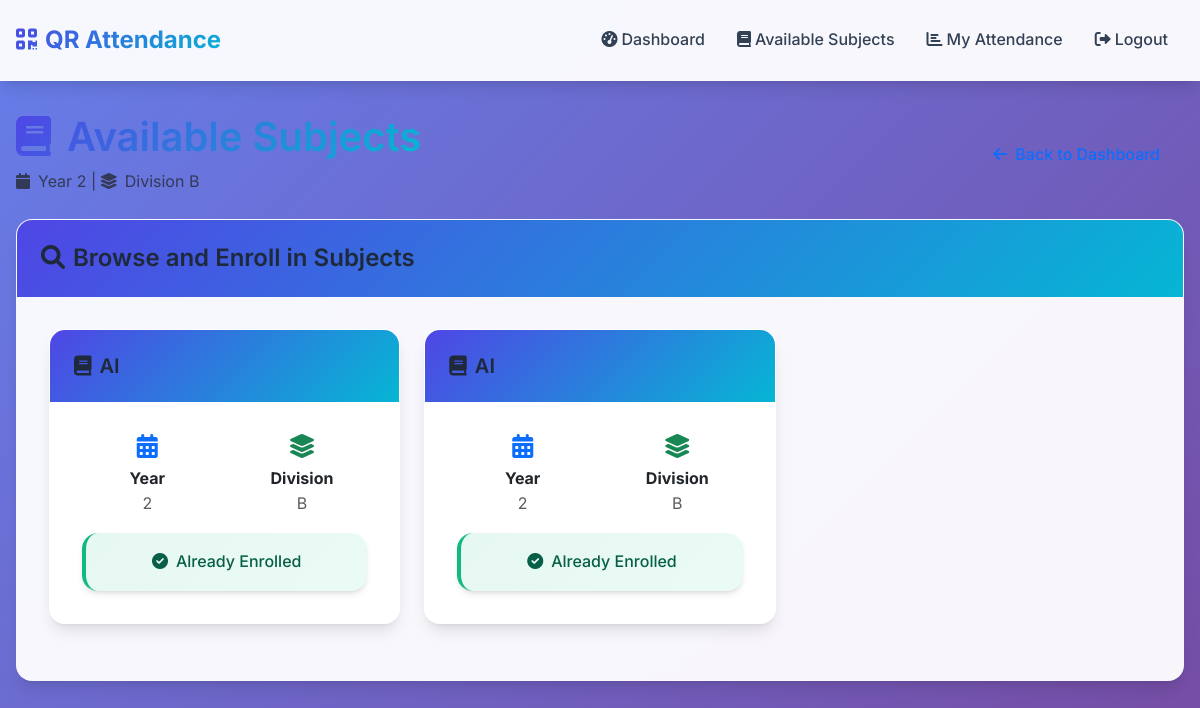
/student/subjects (signed in), run on the app's committed database.
### app/models/models.py (models this page shows, shortened)
class User(UserMixin, db.Model):
    id = db.Column(db.Integer, primary_key=True)
    email = db.Column(db.String(120), unique=True)
    registration_number = db.Column(db.String(20), unique=True)
    name = db.Column(db.String(100), nullable=False)
    password_hash = db.Column(db.String(200), nullable=False)
    role = db.Column(db.String(20), nullable=False)  # 'teacher' or 'student'
    year = db.Column(db.Integer)  # For students
    division = db.Column(db.String(10))  # For students
    created_at = db.Column(db.DateTime, default=datetime.utcnow)

class Subject(db.Model):
    id = db.Column(db.Integer, primary_key=True)
    name = db.Column(db.String(100), nullable=False)
    year = db.Column(db.Integer, nullable=False)
    division = db.Column(db.String(10), nullable=False)
    teacher_id = db.Column(db.Integer, db.ForeignKey('user.id'), nullable=False)
    created_at = db.Column(db.DateTime, default=datetime.utcnow)
    teacher = db.relationship('User', backref='subjects')

### app/routes/student.py (the view)
@student_bp.route('/student/subjects')
@student_required
def available_subjects():
    subjects = Subject.query.filter_by(
        year=current_user.year,
        division=current_user.division
    ).all()
    enrolled_subject_ids = {
        enrollment.subject_id
        for enrollment in Enrollment.query.filter_by(student_id=current_user.id).all()
    }
    return render_template('student/subjects.html',
                         subjects=subjects,
                         enrolled_subject_ids=enrolled_subject_ids)

### app/routes/student.py (called while the page is built)
def student_required(f):
    @wraps(f)
    @login_required
    def decorated_function(*args, **kwargs):
        if current_user.role != 'student':
            flash('Access denied.', 'error')
            return redirect(url_for('main.dashboard'))
        return f(*args, **kwargs)
    return decorated_function

### app/templates/student/subjects.html (shortened to what this page needs)
{% extends "base.html" %}
{% block content %}
<div class="row mb-4">
    <div class="col">
        <div class="d-flex justify-content-between align-items-center">
            <div>
                <h1 class="mb-2">
                    <i class="fas fa-book me-3"></i>Available Subjects
                </h1>
                <p class="text-muted mb-0">
                    <i class="fas fa-calendar me-2"></i>Year {{ current_user.year }} |
                    <i class="fas fa-layer-group me-2"></i>Division {{ current_user.division }}
                </p>
            </div>
            <div class="text-end">
                <a href="{{ url_for('student.dashboard') }}" class="btn btn-outline-primary">
                    <i class="fas fa-arrow-left me-2"></i>Back to Dashboard
                </a>
            </div>
        </div>
    </div>
</div>
<div class="row">
    <div class="col-12">
        <div class="card slide-in">
            <div class="card-header">
                <h4 class="card-title mb-0">
                    <i class="fas fa-search me-2"></i>Browse and Enroll in Subjects
                </h4>
            </div>
            <div class="card-body">
                {% if subjects %}
                    <div class="row">
                        {% for subject in subjects %}
                        <div class="col-md-6 col-lg-4 mb-4">
                            <div class="card h-100 slide-in" style="animation-delay: {{ loop.index * 0.1 }}s;">
                                <div class="card-header">
                                    <h5 class="card-title mb-0">
                                        <i class="fas fa-book me-2"></i>{{ subject.name }}
                                    </h5>
                                </div>
                                <div class="card-body">
                                    <div class="row mb-3">
                                        <div class="col-6">
                                            <div class="text-center">
                                                <i class="fas fa-calendar-alt text-primary mb-2" style="font-size: 1.5rem;"></i>
                                                <p class="mb-0"><strong>Year</strong></p>
                                                <p class="text-muted mb-0">{{ subject.year }}</p>
                                            </div>
                                        </div>
                                        <div class="col-6">
                                            <div class="text-center">
                                                <i class="fas fa-layer-group text-success mb-2" style="font-size: 1.5rem;"></i>
                                                <p class="mb-0"><strong>Division</strong></p>
                                                <p class="text-muted mb-0">{{ subject.division }}</p>
                                            </div>
                                        </div>
                                    </div>
                                    {% if subject.id in enrolled_subject_ids %}
                                        <div class="alert alert-success mb-0 text-center">
                                            <i class="fas fa-check-circle me-2"></i>Already Enrolled
                                        </div>
                                    {% endif %}
                                </div>
                            </div>
                        </div>
                        {% endfor %}
                    </div>
                {% endif %}
            </div>
        </div>
    </div>
</div>
{% endblock %}

### app/templates/base.html (shortened to what this page needs)
<!DOCTYPE html>
<html lang="en">
<head>
    <link href="https://cdn.jsdelivr.net/npm/bootstrap@5.3.0/dist/css/bootstrap.min.css" rel="stylesheet">
    <link rel="stylesheet" href="https://cdnjs.cloudflare.com/ajax/libs/font-awesome/6.4.0/css/all.min.css">
    <link rel="stylesheet" href="{{ url_for('static', filename='css/style.css') }}">
</head>
<body>
    <nav class="navbar navbar-expand-lg navbar-dark bg-dark">
        <div class="container">
            <a class="navbar-brand" href="{{ url_for('main.index') }}">
                <i class="fas fa-qrcode me-2"></i>QR Attendance
            </a>
            <div class="collapse navbar-collapse" id="navbarNav">
                <ul class="navbar-nav ms-auto">
                    {% if current_user.is_authenticated %}
                        {% if current_user.role == 'teacher' %}
                            <li class="nav-item">
                                <a class="nav-link" href="{{ url_for('teacher.dashboard') }}">
                                    <i class="fas fa-tachometer-alt me-1"></i>Dashboard
                                </a>
                            </li>
                            <li class="nav-item">
                                <a class="nav-link" href="{{ url_for('teacher.create_subject') }}">
                                    <i class="fas fa-plus-circle me-1"></i>Create Subject
                                </a>
                            </li>
                        {% else %}
                            <li class="nav-item">
                                <a class="nav-link" href="{{ url_for('student.dashboard') }}">
                                    <i class="fas fa-tachometer-alt me-1"></i>Dashboard
                                </a>
                            </li>
                            <li class="nav-item">
                                <a class="nav-link" href="{{ url_for('student.available_subjects') }}">
                                    <i class="fas fa-book me-1"></i>Available Subjects
                                </a>
                            </li>
                            <li class="nav-item">
                                <a class="nav-link" href="{{ url_for('student.view_attendance') }}">
                                    <i class="fas fa-chart-bar me-1"></i>My Attendance
                                </a>
                            </li>
                        {% endif %}
                        <li class="nav-item">
                            <a class="nav-link" href="{{ url_for('auth.logout') }}">
                                <i class="fas fa-sign-out-alt me-1"></i>Logout
                            </a>
                        </li>
                    {% endif %}
                </ul>
            </div>
        </div>
    </nav>
    <div class="container mt-4">
        <div class="fade-in">
            {% block content %}{% endblock %}
        </div>
    </div>
</body>
</html>

### app/static/css/style.css (style rules this page uses)
:root { --primary-color: #4f46e5; --primary-dark: #3730a3; --primary-light: #6366f1; --secondary-color: #06b6d4; --success-color: #10b981; --warning-color: #f59e0b; --danger-color: #ef4444; --info-color: #3b82f6; --dark-color: #1f2937; --light-color: #f8fafc; --gray-100: #f1f5f9; --gray-200: #e2e8f0; --gray-300: #cbd5e1; --gray-400: #94a3b8; --gray-500: #64748b; --gray-600: #475569; --gray-700: #334155; --gray-800: #1e293b; --gray-900: #0f172a; --border-radius: 12px; --border-radius-lg: 16px; --border-radius-xl: 20px; --shadow-sm: 0 1px 2px 0 rgb(0 0 0 / 0.05); --shadow: 0 1px 3px 0 rgb(0 0 0 / 0.1), 0 1px 2px -1px rgb(0 0 0 / 0.1); --shadow-md: 0 4px 6px -1px rgb(0 0 0 / 0.1), 0 2px 4px -2px rgb(0 0 0 / 0.1); --shadow-lg: 0 10px 15px -3px rgb(0 0 0 / 0.1), 0 4px 6px -4px rgb(0 0 0 / 0.1); --shadow-xl: 0 20px 25px -5px rgb(0 0 0 / 0.1), 0 8px 10px -6px rgb(0 0 0 / 0.1); --transition: all 0.3s cubic-bezier(0.4, 0, 0.2, 1); }
* { margin: 0; padding: 0; box-sizing: border-box; }
body { font-family: 'Inter', -apple-system, BlinkMacSystemFont, 'Segoe UI', Roboto, sans-serif; background: linear-gradient(135deg, #667eea 0%, #764ba2 100%); min-height: 100vh; color: var(--gray-800); line-height: 1.6; font-weight: 400; }
.navbar { background: rgba(255, 255, 255, 0.95) !important; backdrop-filter: blur(10px); border-bottom: 1px solid rgba(255, 255, 255, 0.2); box-shadow: var(--shadow-lg); padding: 1rem 0; }
.navbar-brand { font-weight: 700; font-size: 1.5rem; background: linear-gradient(135deg, var(--primary-color), var(--secondary-color)); -webkit-background-clip: text; -webkit-text-fill-color: transparent; background-clip: text; transition: var(--transition); }
.navbar-nav .nav-link { font-weight: 500; color: var(--gray-700) !important; padding: 0.5rem 1rem !important; border-radius: var(--border-radius); transition: var(--transition); position: relative; }
.navbar-nav .nav-link::after { content: ''; position: absolute; bottom: 0; left: 50%; width: 0; height: 2px; background: linear-gradient(135deg, var(--primary-color), var(--secondary-color)); transition: var(--transition); transform: translateX(-50%); }
.container { max-width: 1200px; margin: 0 auto; padding: 0 1rem; }
.container.mt-4 { margin-top: 2rem !important; }
.card { background: rgba(255, 255, 255, 0.95); backdrop-filter: blur(10px); border: 1px solid rgba(255, 255, 255, 0.2); border-radius: var(--border-radius-lg); box-shadow: var(--shadow-lg); transition: var(--transition); overflow: hidden; }
.card-header { background: linear-gradient(135deg, var(--primary-color), var(--secondary-color)); color: white; border: none; padding: 1.5rem; font-weight: 600; font-size: 1.1rem; }
.card-body { padding: 2rem; }
.card-title { color: var(--gray-800); font-weight: 600; margin-bottom: 1rem; }
.btn { border-radius: var(--border-radius); font-weight: 500; padding: 0.75rem 1.5rem; transition: var(--transition); border: none; position: relative; overflow: hidden; }
.btn::before { content: ''; position: absolute; top: 0; left: -100%; width: 100%; height: 100%; background: linear-gradient(90deg, transparent, rgba(255, 255, 255, 0.2), transparent); transition: left 0.5s; }
.alert { border: none; border-radius: var(--border-radius-lg); padding: 1rem 1.5rem; font-weight: 500; box-shadow: var(--shadow-md); backdrop-filter: blur(10px); }
.alert-success { background: linear-gradient(135deg, rgba(16, 185, 129, 0.1), rgba(52, 211, 153, 0.1)); color: #065f46; border-left: 4px solid var(--success-color); }
h1, h2, h3, h4, h5, h6 { font-weight: 600; color: var(--gray-800); margin-bottom: 1rem; }
h1 { font-size: 2.5rem; background: linear-gradient(135deg, var(--primary-color), var(--secondary-color)); -webkit-background-clip: text; -webkit-text-fill-color: transparent; background-clip: text; }
h4 { font-size: 1.5rem; }
a { color: var(--primary-color); text-decoration: none; transition: var(--transition); }
.fade-in { animation: fadeIn 0.5s ease-in; }
.slide-in { animation: slideIn 0.5s ease-out; }

### data on the page
User: year "2", division "B"
Subject: name "AI", year "2", division "B", shows "Already Enrolled"
Subject: name "AI", year "2", division "B", shows "Already Enrolled"
